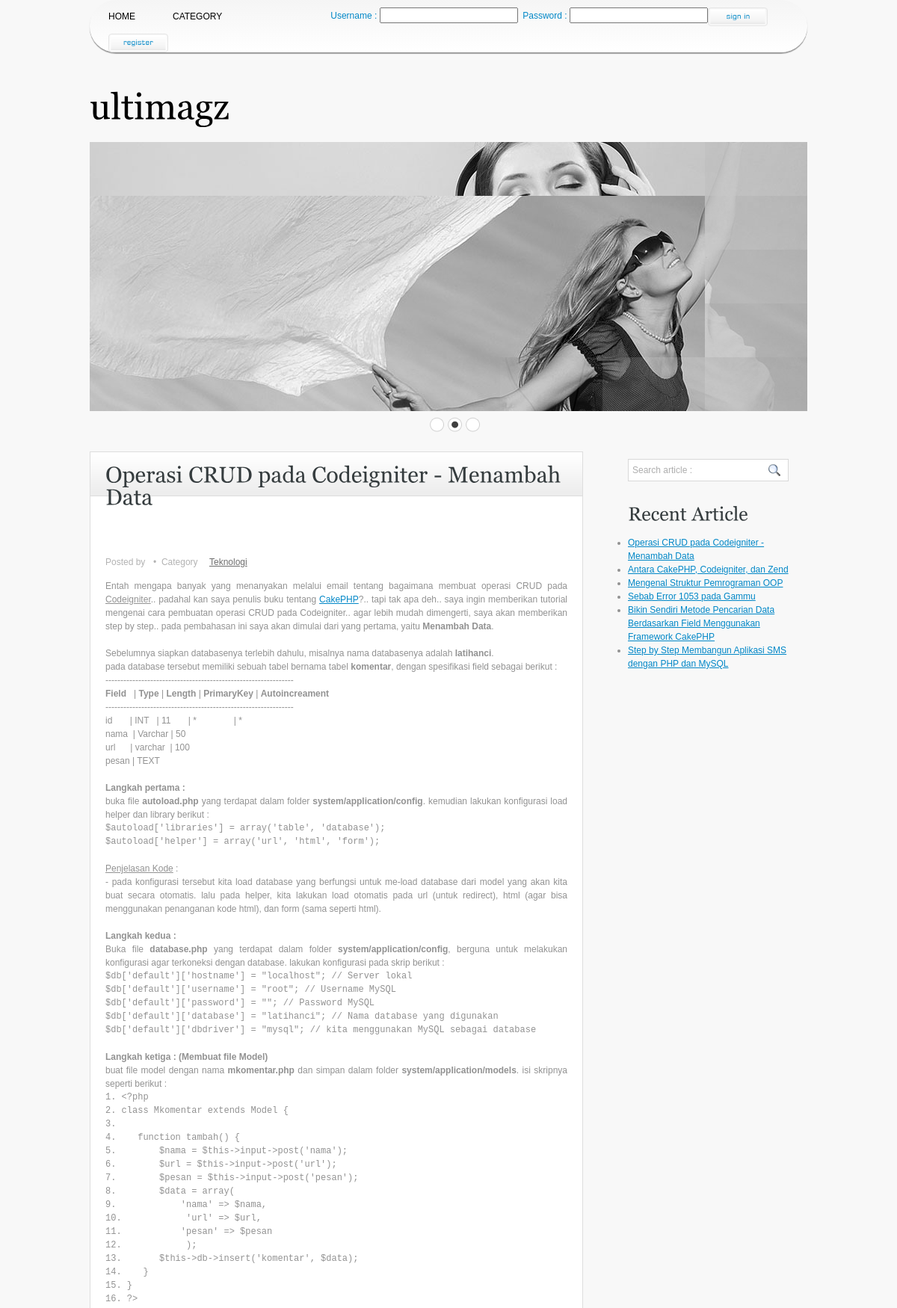
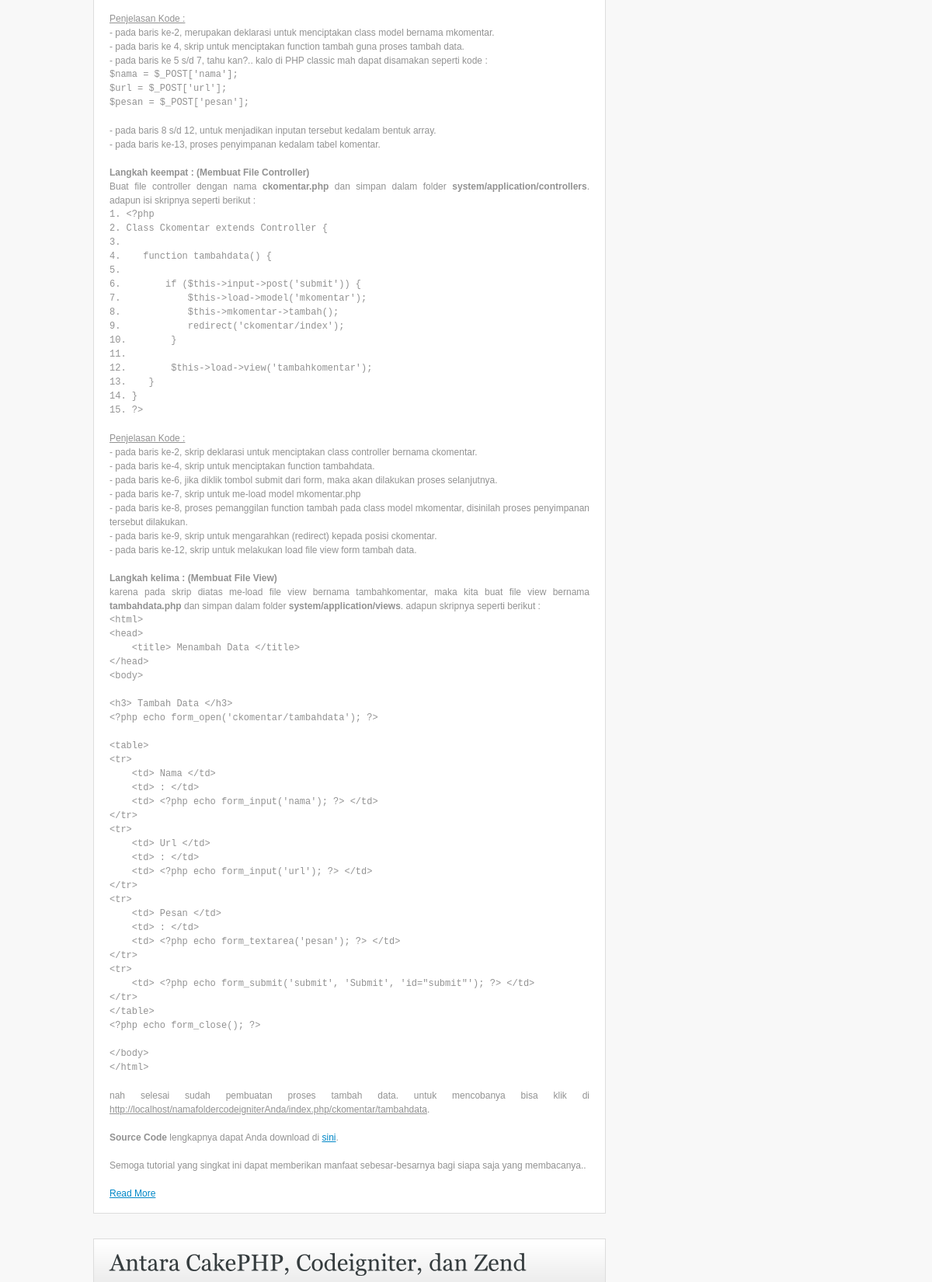
/user/search.php (upper part), run on the app's committed database (2 pictures, top to bottom).
### tables this page shows
CREATE TABLE IF NOT EXISTS `artikel` (
  `IDartikel` int(11) NOT NULL AUTO_INCREMENT,
  `judul` text NOT NULL,
  `kategori` varchar(25) NOT NULL,
  `isi` text NOT NULL,
  `tanggal` date NOT NULL,
  `gambar` text NOT NULL,
  `author` varchar(50) NOT NULL,
  `editor` varchar(50) NOT NULL,
  PRIMARY KEY (`IDartikel`)
);

### user/search.php (the view, shortened to what this page needs)
<?php
$keyword = $_POST['editbox_search'];
?>
<!DOCTYPE html PUBLIC "-//W3C//DTD XHTML 1.0 Transitional//EN" "http://www.w3.org/TR/xhtml1/DTD/xhtml1-transitional.dtd">
<html xmlns="http://www.w3.org/1999/xhtml">
<head>
<link href="css/style.css" rel="stylesheet" type="text/css" />
<link rel="stylesheet" type="text/css" href="css/coin-slider.css" />
</head>
<body>
<div class="main">
  <div class="header">
    <div class="header_resize">
      <div>
            <ul id="menu">
            <li><a href="index.php" target="_self" >Home</a></li>
            <li><a href="" target="_self" >Category</a>
             </li>
            <?php
			if($_SESSION['user']==""){
			?>
            <li style="width:120px">&nbsp;</li>
             <form action="login.php" method="post">
             <li style="color:#0087c7">
                Username : <input type="text" name="username"/>
             </li>
             <li style="color:#0087c7">
                &nbsp;&nbsp;Password : <input type="password" name="password" />
             </li>
             <li style="width:80px">
                <input style="width:80px; height:25px;"type="image" name="imageField" id="imageField" src="images/signin.gif" class="send" />
             </li>
             </form>
             <li style="width:80px; padding:0;">
             	<a href="regist_user.php" target="_self" ><img src="images/register.gif" width="80px" height="25px" /></a>
             </li>
			 <?php }?>
            </ul>
        </div>
      <div class="logo">
        <h1><a href="index.html">ulti<span>magz</span></a></h1>
      </div>
      <div class="slider">
        <div id="coin-slider"> </div>
      </div>
    </div>
  </div>
  <div class="content">
    <div class="content_resize">
      <div class="mainbar">
        <?php
		$sql="SELECT * FROM artikel where judul like '%$keyword%'";
	$result=mysql_query($sql);
	while($row = mysql_fetch_array($result)) {
		?>
        <div class="article">
        <?php
	echo "<h2>".$row['judul']." </h2> <br><br>";
        ?>
        <p class="infopost">Posted by <a href="#"><?php echo $row['author'];?></a>  <span>&nbsp;&bull;&nbsp;</span> Category &nbsp;&nbsp; <a href="#"><?php echo $row['kategori'];?></a> <a href="#" class="com"></a></p>
	<?php
	echo $row['isi'];
	echo "<br><a href='show.php?id=".$row['IDartikel']."'>Read More</a>"
	?>
    </div>
    <?php
}
?>
      </div>
      <div class="sidebar">
        <div class="searchform">
          <form id="formsearch" name="formsearch" method="post" action="search.php">
            <span>
            <input name="editbox_search" class="editbox_search" id="editbox_search" maxlength="80" value="Search article :" type="text" />
            </span>
            <input name="button_search" src="images/search.gif" class="button_search" type="image" />
          </form>
        </div>
        <div class="gadget">
           <h2>Recent Article</h2>
           <ul>
           <?php
		   		$sql="SELECT * FROM artikel";
				$result=mysql_query($sql);
				while($row = mysql_fetch_array($result)) {
					echo "<li>" . "<a href='show.php?id=".$row['IDartikel']."'>".$row['judul']."</a>";
				}
		   ?>
           </ul>
        </div>
      </div>
    </div>
  </div>
</div>
</body>
</html>

### user/css/style.css (style rules this page uses)
body { margin:0; padding:0; width:100%; color:#929292; font:normal 12px/1.5em "Liberation sans", Arial, Helvetica, sans-serif; }
html, .main { padding:0; margin:0; }
.main { background:#f8f8f8; }
h2 { margin:8px 0; padding:8px 0; font-size:25px; font-weight:bold; color:#353c3e; }
p { margin:8px 0; padding:0 0 8px 0; }
a { color:#0087c7; text-decoration:underline; }
.header, .content, .menu_nav, .fbg, .footer, form, ol, ol li, ul, .content .mainbar, .content .sidebar { margin:0; padding:0; }
.header_resize { margin:0 auto; padding:0; width:960px; }
.logo { padding:0; float:left; width:auto; height:120px; }
h1 { margin:0; padding:50px 0 0; font-size:48px; font-weight:normal; line-height:1.2em; text-transform:none; }
h1 a, h1 a:hover { color:#000; text-decoration:none; }
.slider { padding:0; background:no-repeat left bottom; }
.content { padding:0; }
.content_resize { margin:0 auto; padding:18px 0; width:960px; }
.content .mainbar { margin:0; padding:0; float:left; width:660px; }
.content .mainbar h2 { margin-bottom:0; padding-bottom:12px; font-size:30px; line-height:1.2em; }
.content .mainbar .article { margin:0 0 32px; padding:0 20px 16px; border:1px solid #ddd; background:#fff url(../images/article_bg.gif) repeat-x left top; }
.content .sidebar { padding:0; float:right; width:260px; }
.content .sidebar .gadget { margin:0 0 12px; padding:12px 20px 24px; }
p.infopost { margin-bottom:8px; padding:6px 0; color:#b2b2b2; }
p.infopost a { padding:0 2px; color:#6e6e6e; text-decoration:underline; }
.searchform { padding:0 0 32px 20px; float:left; }
#formsearch { margin:0; padding:10px 0 0; width:auto; height:30px; }
#formsearch span { display:block; margin:0; padding:0; float:left; background:url(../images/search_bg.gif) no-repeat left top; }
#formsearch input.editbox_search { margin:0; padding:8px 6px; float:left; width:170px; font-size:12px; line-height:14px; color:#aeaeae; background:none; outline:none; border:none; }
#formsearch input.button_search { margin:0; padding:0; border:none; float:left; }
a { outline:none; }
#menu { width: 100%; margin: 0; padding: 10px 0 0 0; list-style: none; background: #111; background: -moz-linear-gradient(#F5F5F5, #FFFFFF); background: -webkit-gradient(linear,left bottom,left top,color-stop(0, #FFFFFF),color-stop(1, #F5F5F5)); background: -webkit-linear-gradient(#F5F5F5, #FFFFFF); background: -o-linear-gradient(#F5F5F5, #FFFFFF); background: -ms-linear-gradient(#F5F5F5, #FFFFFF); background: linear-gradient(#F5F5F5, #FFFFFF); -moz-border-radius: 50px; border-radius: 50px; -moz-box-shadow: 0 2px 1px #9c9c9c; -webkit-box-shadow: 0 2px 1px #9c9c9c; box-shadow: 0 2px 1px #9c9c9c; }
#menu li { float: left; padding: 0 0 10px 0; position: relative; line-height: 0; }
#menu a { float: left; height: 25px; padding: 0 25px; color: #000000; text-transform: uppercase; font: 100%/25px "Lucida Sans Unicode", "Bitstream Vera Sans", "Trebuchet Unicode MS", "Lucida Grande", Verdana, Helvetica, sans-serif; text-decoration: none; }
#menu:after { visibility: hidden; display: block; font-size: 0; content: " "; clear: both; height: 0; }

### data on the page
artikel: kategori "Teknologi", isi "Entah mengapa banyak yang menanyakan melalui email tentang bagaimana membuat operasi CRUD pada Codeigniter .. padahal kan saya penulis buku tentang CakePHP ?.. tapi tak apa deh.. saya ingin memberikan tutorial mengenai cara pembuatan operasi CRUD pada Codeigniter.. agar lebih mudah dimengerti, saya akan memberikan step by step.. pada pembahasan ini saya akan dimulai dari yang pertama, yaitu Menambah Data . Sebelumnya siapkan databasenya terlebih dahulu, misalnya nama databasenya adalah latihanci . pada database tersebut memiliki sebuah tabel bernama tabel komentar , dengan spesifikasi field sebagai berikut : --------------------------------------------------------------- Field | Type |…", judul "Operasi CRUD pada Codeigniter - Menambah Data"
artikel: judul "Antara CakePHP, Codeigniter, dan Zend"
artikel: judul "Mengenal Struktur Pemrograman OOP"
artikel: judul "Sebab Error 1053 pada Gammu"
artikel: judul "Bikin Sendiri Metode Pencarian Data Berdasarkan Field Menggunakan Framework CakePHP"
artikel: judul "Step by Step Membangun Aplikasi SMS dengan PHP dan MySQL"
